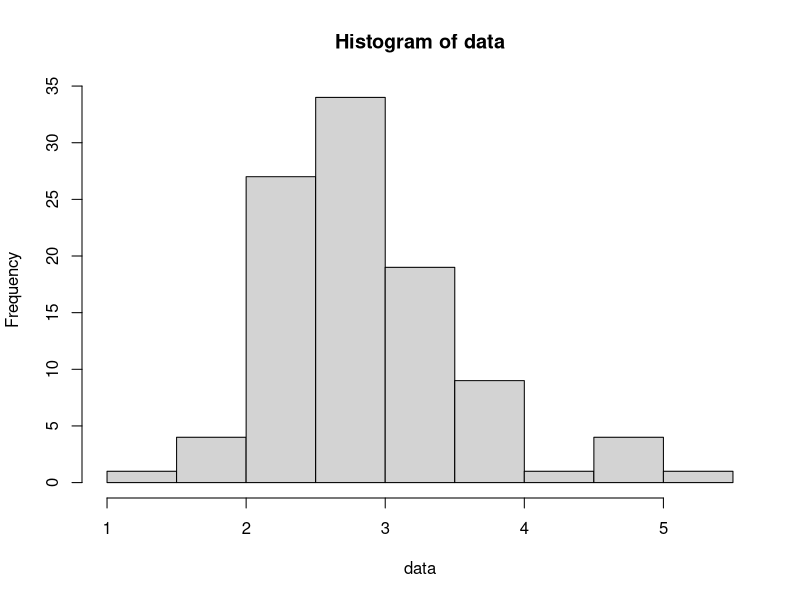
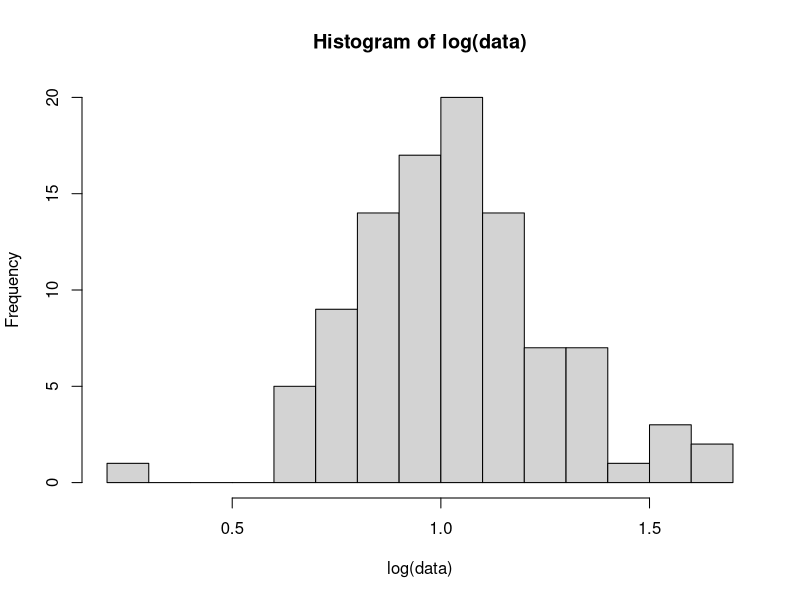

Reproduce these figures in R, in order.
## ---- chunk 1
knitr::opts_chunk$set(echo = TRUE)
## ---- chunk 2
data <- rlnorm(100, 1, 0.25)
## ---- chunk 3
h <- hist(data, breaks = 10)
## ---- chunk 4
l <- hist(log(data), breaks = 10)
## ---- chunk 5
mean <- mean(data)
stddev <- sd(data)
